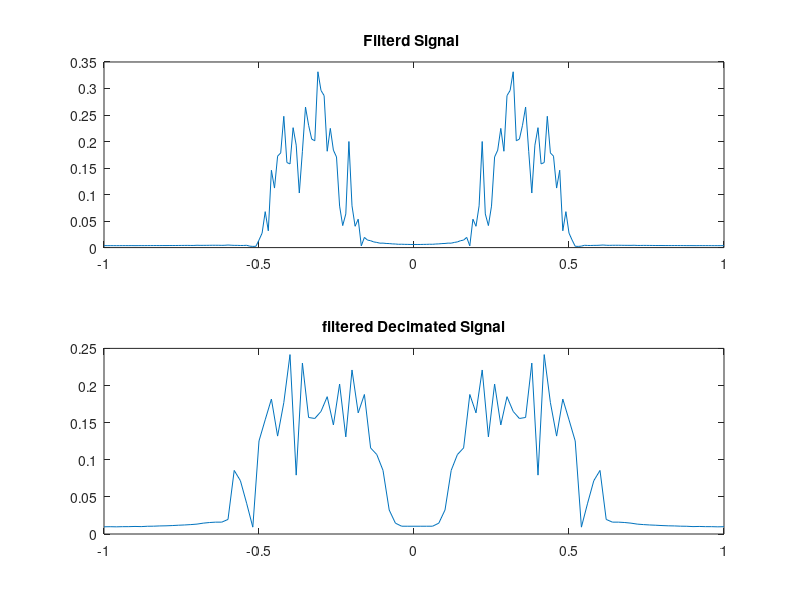

The MATLAB source for this figure:
clc
clear
close all

n=-100:100;
w0=0.33*2*pi;
w=0.05*2*pi;

bn=(2*w/pi)*(sin(w*n)./(pi*n)).*cos(w0*n);
bn(101)=w/pi;%Hopital

NoiseBn=awgn(bn,40);
DS_NoiseBn=NoiseBn(1:2:end);

Coef_Filter=[-5.28314437091259e-05,-0.00228983863622678,0.00415496601204029,-1.55126665749000e-18,-0.00602105960956121,0.00483544554379611,0.000164524537800584,0.00207934538532895,-0.00674641209654254,-0.00179325730571808,0.0173633493118839,-0.0153111953217375,-0.00312337750034839,0.00813947292652343,0.00287567598899596,0.00476712701010950,-0.0332922096283142,0.0315376044106861,0.0156287144823543,-0.0438612557552704,0.0166943762843342,-0.00193265939917407,0.0477567425359735,-0.0581809161140468,-0.0650250634442802,0.202959507396785,-0.131210039079736,-0.131087715097407,0.281589325730372,-0.131087715097407,-0.131210039079736,0.202959507396785,-0.0650250634442802,-0.0581809161140468,0.0477567425359735,-0.00193265939917407,0.0166943762843342,-0.0438612557552704,0.0156287144823543,0.0315376044106861,-0.0332922096283142,0.00476712701010950,0.00287567598899596,0.00813947292652343,-0.00312337750034839,-0.0153111953217375,0.0173633493118839,-0.00179325730571808,-0.00674641209654254,0.00207934538532895,0.000164524537800584,0.00483544554379611,-0.00602105960956121,-1.55126665749000e-18,0.00415496601204029,-0.00228983863622678,-5.28314437091259e-05];

Coef_Filter2=[0.000162411235492125,0.00355729806723443,-0.00311893875684266,8.58353706454336e-19,-0.00451972798793100,0.00751193591331289,0.000505771403864582,-0.00137996542519361,-0.00669382686865763,-0.00199446584387669,0.0145748499670944,-0.00406340651682391,0.00218096041782039,-0.0248554627922029,0.0205987512329366,0.00324959089545704,0.0144021676114968,-0.0285386879134216,-0.0155068957287943,0.0287606613450254,0.0111901304239521,0.0257854081217173,-0.0966161610750685,0.0419414272706542,-0.00823209040488874,0.160196934896505,-0.168628407776185,-0.209113661650226,0.478961939013600,-0.209113661650226,-0.168628407776185,0.160196934896505,-0.00823209040488874,0.0419414272706542,-0.0966161610750685,0.0257854081217173,0.0111901304239521,0.0287606613450254,-0.0155068957287943,-0.0285386879134216,0.0144021676114968,0.00324959089545704,0.0205987512329366,-0.0248554627922029,0.00218096041782039,-0.00406340651682391,0.0145748499670944,-0.00199446584387669,-0.00669382686865763,-0.00137996542519361,0.000505771403864582,0.00751193591331289,-0.00451972798793100,8.58353706454336e-19,-0.00311893875684266,0.00355729806723443,0.000162411235492125];

tic
y = filter(Coef_Filter,1,NoiseBn);
toc
DS_NoiseBn=NoiseBn(1:2:end);
tic
y2 = filter(Coef_Filter2,1,DS_NoiseBn);
toc
Hw_F=fft(y);
DS_Hw_F=fft(y2);

f=-1:1/((length(Hw_F)-1)/2):1;
f2=-1:1/((length(DS_NoiseBn)-1)/2):1;


subplot(2,1,1), plot(f,abs(Hw_F))
title('Filterd Signal ')

subplot(2,1,2), plot(f2,abs(DS_Hw_F))
title('filtered Decimated Signal')
